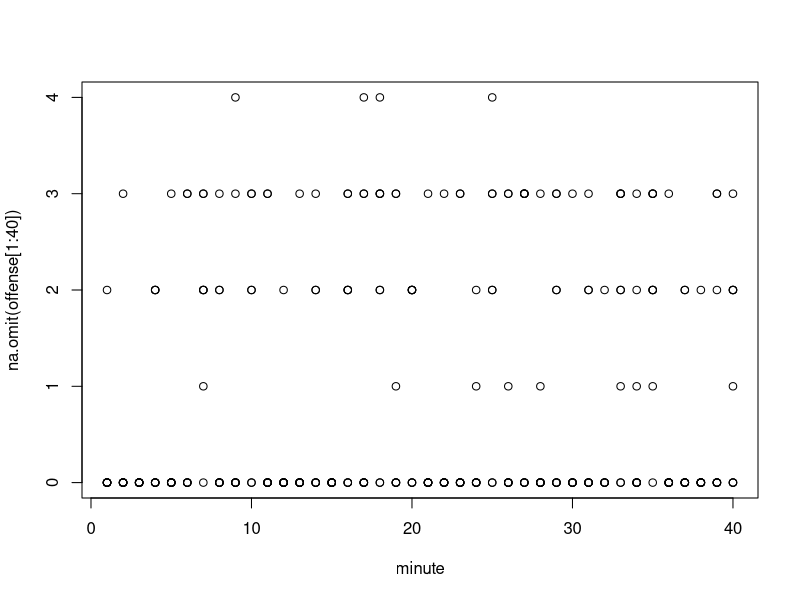

The R script that drew this image: (Note: this script raises an error after producing the figure.)
# set working directory
setwd("C:/Users/linni/OneDrive/Desktop/Personal/Practice_Programming/Slay-Ups-Stats")

# read data
data2 = read.csv("Data/Slay-Ups-By_Minute.csv")
attach(data2)

# offense - add new column when new data
offense = c(game1_off, game2_off, game3_off, game4_off, game5_off, game6_off,
            game7_off, game8_off, game9_off, game10_off, game11_off, game12_off,
            game13_off, game14_off, game15_off, game16_off, game17_off,
            game18_off, game19_off, game20_off, game21_off, game22_off,
            game23_off, game24_off, game25_off,game26_off, game27_off, game28_off)

# defense - - add new column when new data
defense = c(game1_def, game2_def, game3_def, game4_def, game5_def, game6_def,
            game7_def, game8_def, game9_def, game10_def, game11_def, game12_def,
            game13_def, game14_def, game15_def, game16_def, game17_def,
            game18_def, game19_def, game20_def, game21_def, game22_def,
            game23_def, game24_def, game25_def,game26_def, game27_def, game28_def)

# plus-minus
pm = offense - defense

# data columns - ADD NEW COLUMNS WHEN NEW DATA AVAILABLE
off_columns = c(2,4,6,8,10,12,14,16,56)
def_columns = c(3,5,7,9,11,13,15,17,57)

################################################################################
#                             Team Output by Minute                            #
################################################################################

# plot by minute do not work until all data has been inputted due to missing games #

# by minute offense
plot(minute, na.omit(offense[1:40]))
for (i in 2:length(off_columns)){
  points(minute, na.omit(offense[(40*i - 39):(40*i)]))}

# by minute defense
plot(minute, na.omit(defense[1:40]))
for (i in 2:length(def_columns)){
  points(minute, na.omit(defense[(40*i - 39):(40*i)]))}

# by minute plus-minus
plot(minute, na.omit(pm[1:40]))
for (i in 2:length(off_columns)){
  points(minute, na.omit(pm[(40*i - 39):(40*i)]))}

## Averages ##
mean_off_minute = rep(0,40)

for (j in 1:40){
    minute_subset = subset(data2, minute == j)
    mean_off_minute[j] = mean(colSums(minute_subset[,off_columns]))
}

mean_def_minute = rep(0,40)

for (k in 1:40){
  minute_subset = subset(data2, minute == k)
  mean_def_minute[k] = mean(colSums(minute_subset[,def_columns]))
}

mean_pm_minute = rep(0,40)

for (l in 1:40){
  minute_subset = subset(data2, minute == l)
  mean_pm_minute[l] = mean(colSums(minute_subset[,off_columns])) - mean(colSums(minute_subset[,def_columns]))
}

# plots
plot(minute, mean_off_minute, col = "green", pch = 3, type = 'b', ylim = c(-2.5, 3.5),
     ylab = "Average Points", xlab = "Minute")
points(minute, mean_def_minute, col = "red", pch = 4)
points(minute, mean_pm_minute, col = "yellow", pch = 1)
lines(minute, mean_def_minute, col = "red")
lines(minute, mean_pm_minute, col = "yellow")
legend(-1, 4, c("Points for", "Points against", "Plus-minus"),
       col = c("green", "red", "yellow"), pch = c(3,4,1), cex = 1, bty = 'n',
       x.intersp = 0.4, y.intersp = 0.4)

barplot(mean_pm_minute, names.arg = c('1','2','3','4','5','6','7','8','9','10',
        '11','12','13','14','15','16','17','18','19','20','21','22','23','24','25',
        '26', '27','28','29','30','31','32','33','34','35','36','37','38','39','40'),
        main = "Average Plus-Minus by Minute", axis.lty = 1, ylim = c(-2.5,2.5),
        ylab = "Average Points", xlab = "Minute")

################################################################################
#                               Output by person                               #
################################################################################

# set up each person's minutes
Archer = subset(data2, minute <= 4|(10 < minute & minute <= 28)|34 < minute)
Dan = subset(data2, minute <= 4|(10 < minute & minute <= 28)|34 < minute)
Booker = subset(data2, (4 < minute & minute <= 16)|22 < minute)
Chapman = subset(data2, minute <= 16|(22 < minute & minute <= 34))
Anton = subset(data2, minute <= 10|(16 < minute & minute <= 22)|28 < minute)
Joseph = subset(data2, (4 < minute & minute <= 22)|28 < minute)
Mitch = subset(data2, minute <= 10|(16 < minute & minute <= 34))

################################################################################
#                         Offensive Output by person                           #
################################################################################

# mean offensive output
Archer_off = mean(colSums(Archer[,off_columns], na.rm = TRUE))
Dan_off = mean(colSums(Dan[,off_columns], na.rm = TRUE))
Booker_off = mean(colSums(Booker[,off_columns], na.rm = TRUE))
Chapman_off = mean(colSums(Chapman[,off_columns], na.rm = TRUE))
Anton_off = mean(colSums(Anton[,off_columns], na.rm = TRUE))
Joseph_off = mean(colSums(Joseph[,off_columns], na.rm = TRUE))
Mitch_off = mean(colSums(Mitch[,off_columns], na.rm = TRUE))

barplot(c(Archer_off, Dan_off, Booker_off, Chapman_off, Anton_off, Joseph_off, Mitch_off),
        names.arg = c("Archer", "Dan", "Booker", "Chapman", "Anton", "Joseph",
        "Mitch"), col = c("yellow", "yellow", "lightgreen", "lightgreen","lightgreen","green",
        "lightgreen"), main = "Offense by Person", ylab = "Points", xlab = "Person")

################################################################################
#                         Defensive Output by person                           #
################################################################################

# mean defensive output
Archer_def = mean(colSums(Archer[,def_columns], na.rm = TRUE))
Dan_def = mean(colSums(Dan[,def_columns], na.rm = TRUE))
Booker_def = mean(colSums(Booker[,def_columns], na.rm = TRUE))
Chapman_def = mean(colSums(Chapman[,def_columns], na.rm = TRUE))
Anton_def = mean(colSums(Anton[,def_columns], na.rm = TRUE))
Joseph_def = mean(colSums(Joseph[,def_columns], na.rm = TRUE))
Mitch_def = mean(colSums(Mitch[,def_columns], na.rm = TRUE))

barplot(c(Archer_def,Dan_def, Booker_def, Chapman_def, Anton_def, Joseph_def, Mitch_def),
        names.arg = c("Archer", "Dan", "Booker", "Chapman", "Anton", "Joseph",
        "Mitch"), col = c("green", "green", "red", "lightgreen", "lightyellow",
        "yellow", "yellow"), main = "Defense by Person", ylab = "Points", xlab = "Person")

################################################################################
#                         Plus-Minus Output by person                          #
################################################################################

# mean plus-minus output
Archer_pm = Archer_off - Archer_def
Dan_pm = Dan_off - Dan_def
Booker_pm = Booker_off - Booker_def
Chapman_pm = Chapman_off - Chapman_def
Anton_pm = Anton_off - Anton_def
Joseph_pm = Joseph_off - Joseph_def
Mitch_pm = Mitch_off - Mitch_def

barplot(c(Archer_pm, Dan_pm, Booker_pm, Chapman_pm, Anton_pm, Joseph_pm, Mitch_pm),
        names.arg = c("Archer", "Dan", "Booker", "Chapman", "Anton", "Joseph",
        "Mitch"), col = c("red", "red", "lightgreen", "lightgreen","lightgreen","green",
        "lightgreen"), main = "Plus-Minus by Person", ylab = "Points", xlab = "Person")


plot(c(1,2,3,4,5,6,7), c(Archer_pm,Dan_pm, Booker_pm, Chapman_pm, Anton_pm, Joseph_pm,
        Mitch_pm), xaxt = 'n', xlab = "Person", ylab = "Plus-Minus", ylim = c(-5,10),
     pch = 4, main = "Plus-Minus by Person")
axis(1, at = c(1,2,3,4,5,6,7) , c("Archer", "Dan", "Booker", "Chapman", "Anton", "Joseph",
               "Mitch"))

################################################################################
#                               OFFENSE BY LINEUP                              #
################################################################################

starters = subset(data2, minute <= 4)
linn_sub1 = subset(data2, 4 < minute & minute <= 10)
AM_sub = subset(data2, 10 < minute & minute <= 16)
jamess_sub = subset(data2, 16 < minute & minute <= 22)
JOAN_sub = subset(data2, 22 < minute & minute <= 28)
linn_sub2 = subset(data2, 28 < minute & minute <= 34)
end = subset(data2, 34 < minute)


starters_off = mean(colSums(starters[,off_columns], na.rm = TRUE))
linn_sub1_off = mean(colSums(linn_sub1[,off_columns], na.rm = TRUE))
AM_sub_off = mean(colSums(AM_sub[,off_columns], na.rm = TRUE))
jamess_sub_off = mean(colSums(jamess_sub[,off_columns], na.rm = TRUE))
JOAN_sub_off = mean(colSums(JOAN_sub[,off_columns], na.rm = TRUE))
linn_sub2_off = mean(colSums(linn_sub2[,off_columns], na.rm = TRUE))
end_off = mean(colSums(end[,off_columns], na.rm = TRUE))

barplot(c(starters_off, linn_sub1_off, AM_sub_off, jamess_sub_off, JOAN_sub_off,
          linn_sub2_off, end_off), names.arg = c("Starters", "Linnings Off (1)",
          "Anton/Mitch Off", "James' Off", "Jo/Anton Off", "Linnings Off (2)",
          "Endgame"), main = "Offense by Lineup", ylab = "Points", xlab = "Lineup")


################################################################################
#                               DEFENSE BY LINEUP                              #
################################################################################

starters_def = mean(colSums(starters[,def_columns], na.rm = TRUE))
linn_sub1_def = mean(colSums(linn_sub1[,def_columns], na.rm = TRUE))
AM_sub_def = mean(colSums(AM_sub[,def_columns], na.rm = TRUE))
jamess_sub_def = mean(colSums(jamess_sub[,def_columns], na.rm = TRUE))
JOAN_sub_def = mean(colSums(JOAN_sub[,def_columns], na.rm = TRUE))
linn_sub2_def = mean(colSums(linn_sub2[,def_columns], na.rm = TRUE))
end_def = mean(colSums(end[,def_columns], na.rm = TRUE))

barplot(c(starters_def, linn_sub1_def, AM_sub_def, jamess_sub_def, JOAN_sub_def,
          linn_sub2_def, end_def), names.arg = c("Starters", "Linnings Off (1)",
          "Anton/Mitch Off", "James' Off", "Jo/Anton Off", "Linnings Off (2)",
          "Endgame"), main = "Defense by Lineup", ylab = "Points", xlab = "Lineup")

################################################################################
#                               PLUS-MINUS BY LINEUP                           #
################################################################################

starters_pm = starters_off - starters_def
linn_sub1_pm = linn_sub1_off - linn_sub1_def 
AM_sub_pm = AM_sub_off - AM_sub_def
jamess_sub_pm = jamess_sub_off - jamess_sub_def
JOAN_sub_pm = JOAN_sub_off - JOAN_sub_def
linn_sub2_pm = linn_sub2_off - linn_sub2_def 
end_pm = end_off - end_def

barplot(c(starters_pm, linn_sub1_pm, AM_sub_pm, jamess_sub_pm, JOAN_sub_pm,
          linn_sub2_pm, end_pm), names.arg = c("Starters", "Linnings Off (1)",
          "Anton/Mitch Off", "James' Off", "Jo/Anton Off", "Linnings Off (2)",
          "Endgame"), main = "Plus-Minus by Lineup", ylab = "Points", xlab = "Lineup",
          ylim = c(-2,5))
